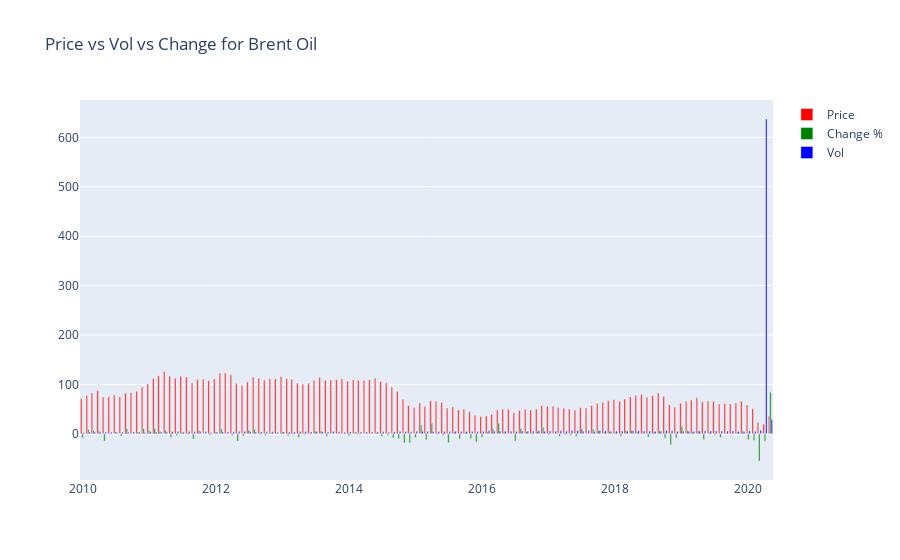

Notebook code for this chart:
### Code cell
Price= go.Bar(x=new_df['Date'],y=new_df['Price'],name='Price',marker= dict(color='red'))
Vol = go.Bar(x=new_df['Date'],y=new_df['Vol'],name='Vol',marker= dict(color='blue'))
Change = go.Bar(x=new_df['Date'],y=new_df['Change'],name='Change %',marker= dict(color='green'))
data=[Price, Change, Vol]
#data = [Price]
layout = go.Layout(barmode = "group", title='Price vs Vol vs Change for Brent Oil ',)
fig = go.Figure(data = data, layout = layout)
plotly.offline.iplot(fig)
